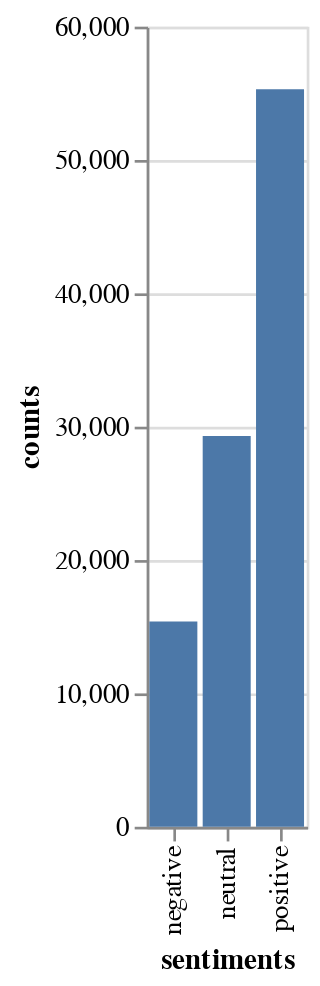

The notebook cell this image was saved under:
### Code cell
import altair as alt
import pandas as pd

df = pd.DataFrame({"sentiments": ["negative", "neutral", "positive"],
                   "counts": [len(negative_reviews), len(neutral_reviews),
                              len(positive_reviews)]})

alt.Chart(df).mark_bar().encode(x="sentiments", y="counts")

### Figure 1 — Vega-Lite specification as saved in the notebook (floating-point values rounded to 4 significant figures)
{"config": {"view": {"continuousWidth": 400, "continuousHeight": 300}}, "data": {"name": "data-27d99803f4fed66455dec2f44cfbc27b"}, "mark": "bar", "encoding": {"x": {"type": "nominal", "field": "sentiments"}, "y": {"type": "quantitative", "field": "counts"}}, "$schema": "https://vega.github.io/schema/vega-lite/v4.8.1.json", "datasets": {"data-27d99803f4fed66455dec2f44cfbc27b": [{"sentiments": "negative", "counts": 15384}, {"sentiments": "neutral", "counts": 29303}, {"sentiments": "positive", "counts": 55313}]}}
